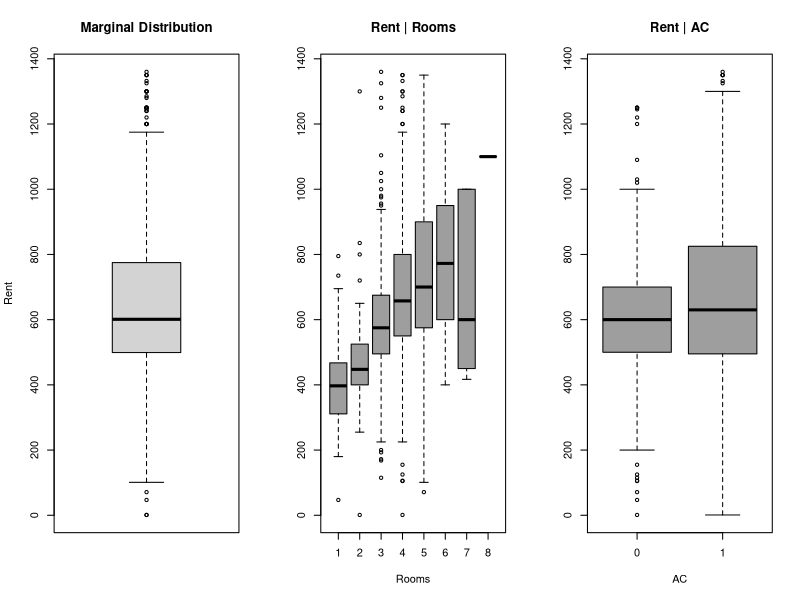
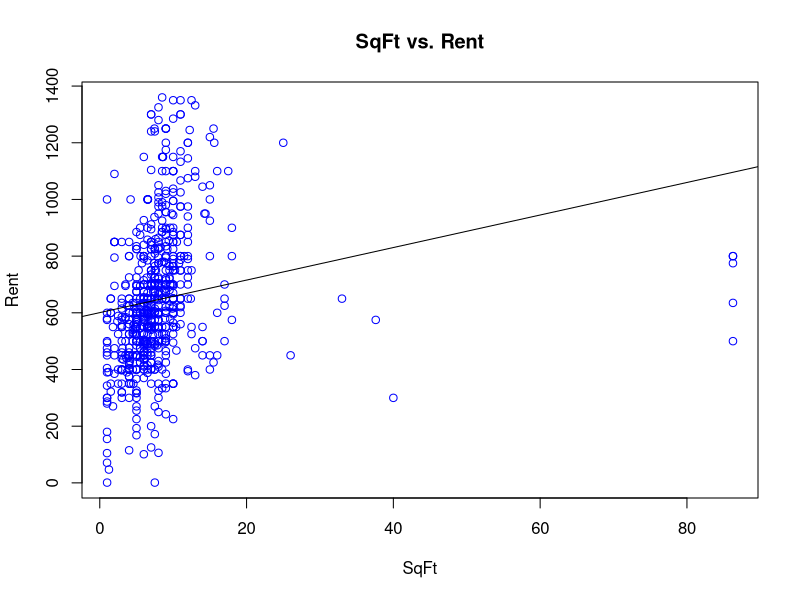
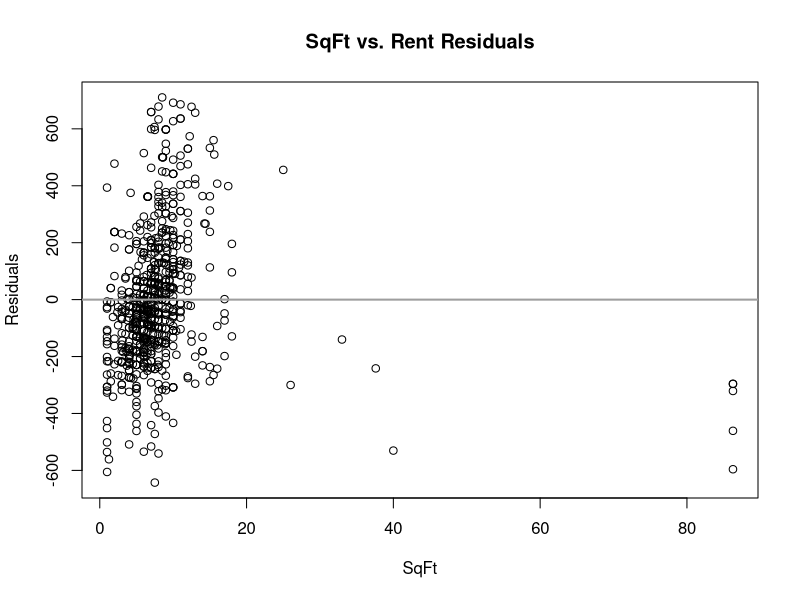
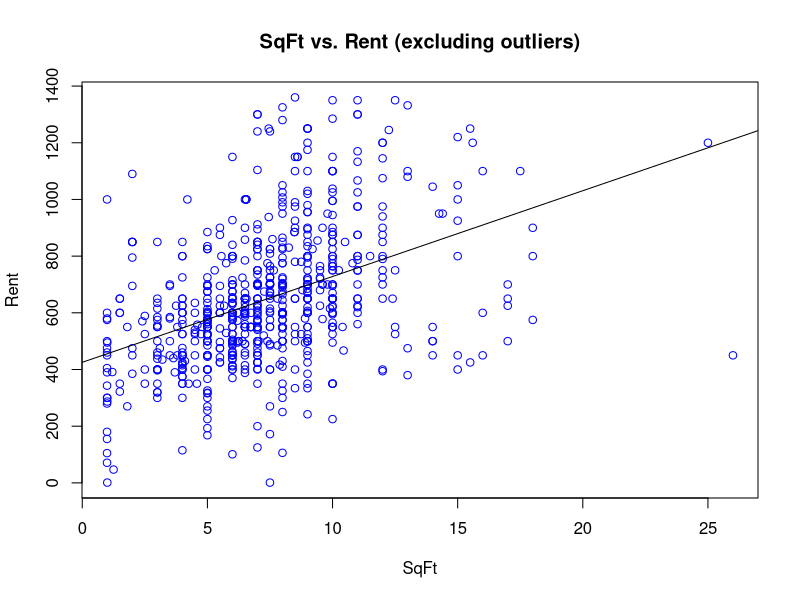
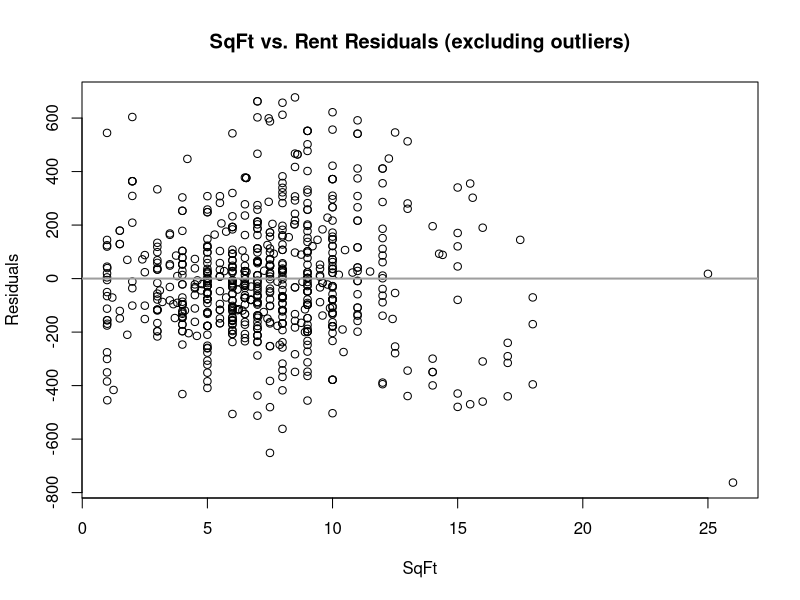

Recreate these plots in R, in order.
getwd()
housing = read.csv(file = "rent.csv")

# (i) Produce a boxplot for the marginal distribution of Rent, and compare this to boxplots for
# conditional distributions for Rent given each level of AC, and for Rent given the different numbers of Rooms.
# What can you say about the effect of these variables on rent?
par(mfrow=c(1,3))
boxplot(
  housing$Rent,
  ylab="Rent",
  main="Marginal Distribution"
)
boxplot(
  housing$Rent ~ housing$Rooms,
  xlab="Rooms",
  ylab=NULL,
  col=8,
  main="Rent | Rooms",
)
boxplot(
  housing$Rent ~ housing$AC,
  xlab="AC",
  ylab=NULL,
  col=8,
  main="Rent | AC",
)

# (ii) Reconsider the questions in (i) through ANOVA rather than plots. That is, do two ANOVAs to find the SSR, SSE, and SST for Rent grouped either by AC and Rooms.
# • In each case, what % of total variation is explained by the grouping?
# • Do you think that these factors make a meaningful difference to rent?
# • How does your conclusion compare to the F value and Pr(> F) on the ANOVA table?
# • Compare your results to the boxplots in (i).
room_model = lm(formula = housing$Rent ~ housing$Rooms)
anova(room_model)

ac_model = lm(formula = housing$Rent ~ housing$AC)
anova(ac_model)

# (iii) Now investigate the effect of apartment size (SqFt) on rent.
# Calculate the correlation between SqF t and Rent and use this to fit the regression line Rent = b0 + b1SqF t + e.
# What does b1 tell you about the influence of SqFt? What would you say if asked to predict at SqFt = 0?
model = lm(formula = housing$Rent ~housing$SqFt)
model_correlation = cor(housing$SqFt, housing$Rent)
# summary(model)

# (iv) Consider the results from your regression in (iii).
# Plot the data and regression line.
# Plot the residuals both as a histogram and against SqFt.
# Do you see any problems?
# Could you get a better model by ignoring some observations? If so, re-fit the model.
par(mfrow=c(1,1))
plot(
  housing$SqFt,
  housing$Rent,
  main = "SqFt vs. Rent",
  xlab ="SqFt",
  ylab ="Rent",
  col = "blue",
)
abline(model)

# Residuals
plot(
  housing$SqFt,
  residuals(model),
  main = "SqFt vs. Rent Residuals",
  xlab = "SqFt",
  ylab = "Residuals",
  col = "black",
)
abline(h=0, col=8, lwd=2)

# Refit our model, excluding values 3 standard deviations above the mean.
new_sqft_max= mean(housing$SqFt) + sd(housing$SqFt) * 3
subset_housing = subset(housing, SqFt < new_sqft_max)
new_model = lm(formula = subset_housing$Rent ~ subset_housing$SqFt)
new_model_correlation = cor(subset_housing$SqFt, subset_housing$Rent)

plot(
  subset_housing$SqFt,
  subset_housing$Rent,
  main = "SqFt vs. Rent (excluding outliers)",
  xlab = "SqFt",
  ylab = "Rent",
  col = "blue",
)
abline(new_model)

plot(
  subset_housing$SqFt,
  residuals(new_model),
  main = "SqFt vs. Rent Residuals (excluding outliers)",
  xlab = "SqFt",
  ylab = "Residuals",
  col = "black",
)
abline(h=0, col=8, lwd=2)

